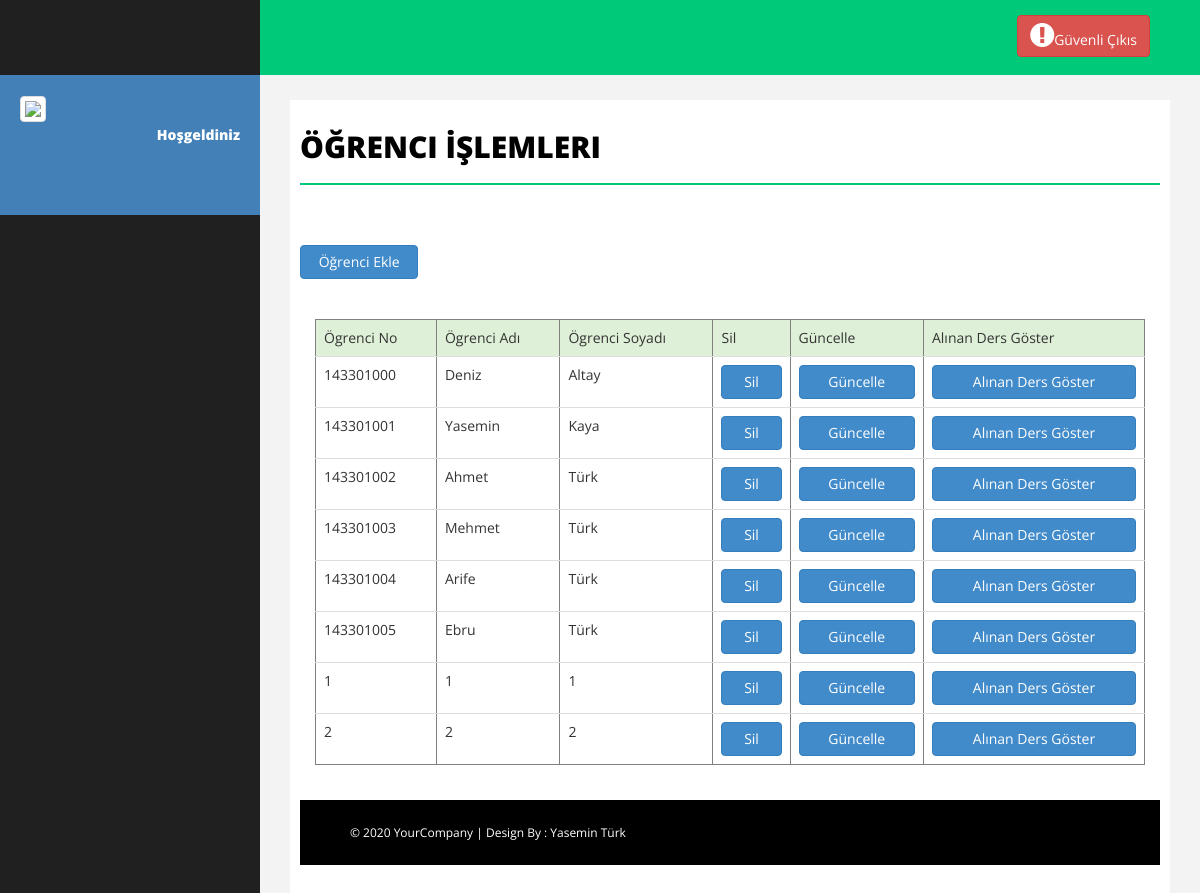
The app's page /ogrenci_islemleri.php with its own data.
### tables this page shows
CREATE TABLE IF NOT EXISTS `ogrenci` (
  `ogrenci_id` int(11) NOT NULL AUTO_INCREMENT,
  `bolum_id` int(11) NOT NULL,
  `ogrenci_no` int(11) NOT NULL,
  `ogrenci_ad` varchar(50) NOT NULL,
  `ogrenci_soyad` varchar(50) NOT NULL,
  `ogrenci_kadi` varchar(50) NOT NULL,
  `ogrenci_sifre` varchar(50) NOT NULL,
  `ogrenci_sinif` int(11) NOT NULL,
  PRIMARY KEY (`ogrenci_id`)
);

### ogrenci_islemleri.php (the view, shortened to what this page needs)
<?php
include 'baglan.php';
include 'header.php';
include 'sidebar.php';
?>
<div id="page-wrapper">
  <div id="page-inner">
    <div class="row">
      <div class="col-md-12">
        <h1 class="page-head-line">Öğrenci İşlemleri </h1> <br><br>
      </div>
      <div class="col-md-2">
        <a href="ogrenci_ekle.php"><button style="width: 100%" type="submit"  name="btn_ekle" class="btn btn-primary">Öğrenci Ekle</button></a><br><br>
     </div>
     <div class="col-md-12">
      <div class="panel-body">
        <div class="table-responsive">
          <table class="table table-hover" border="1" align="center" width="80%">
            <thead>
              <tr class="success">
                  <td>Ögrenci No</td>
                  <td>Ögrenci Adı</td>
                  <td>Ögrenci Soyadı</td>
                <td>Sil</td>
                <td>Güncelle</td>
                <td>Alınan Ders Göster</td>
              </tr>
            </thead>
            <?php
            $ogrencisorgu=mysqli_query($baglan,"SELECT * from ogrenci ");
            while($ogrencicek=mysqli_fetch_array($ogrencisorgu))
            {
              echo '<tr>';
              echo '<td>'.$ogrencicek['ogrenci_no'].'</td>';
              echo '<td>'.$ogrencicek['ogrenci_ad'].'</td>';
              echo '<td>'.$ogrencicek['ogrenci_soyad'].'</td>';
              ?>
              <td><a href="ogrenci_islemleri.php?ogrenci_id=<?php echo $ogrencicek['ogrenci_id'] ?> & ogrsil=ok"><button style="width: 100%" type="submit"  name="btn_sil" class="btn btn-primary">Sil</button></a></td>
              <td><a href="ogrenci_guncelle.php?ogrenci_id=<?php echo $ogrencicek['ogrenci_id'] ?>"><button style="width: 100%" type="submit"  name="btn_guncelle" class="btn btn-primary">Güncelle</button></a></td>
              <td><a href="ders_goruntule.php?ogrenci_id=<?php echo $ogrencicek['ogrenci_id'] ?>"><button style="width: 100%" type="submit"  name="btn_ders_goster" class="btn btn-primary">Alınan Ders Göster</button></a></td>
              <?php
              echo '</tr>';
            }
            ?>
          </table>
        </div>
</div>
</div>
</div>
<?php include 'footer.php'; ?>

### assets/css/basic.css (style rules this page uses)
body { font-family: 'Open Sans', sans-serif; line-height:25px; }
#page-wrapper { padding: 15px 15px; min-height: 600px; background: #F3F3F3; }
#page-inner { width: 100%; margin: 10px 20px 10px 0px; background-color: #fff!important; padding: 10px; min-height: 1200px; }
.page-head-line { font-size: 30px; text-transform: uppercase; color: #000; font-weight: 800; padding-bottom: 20px; border-bottom: 2px solid #00CA79; margin-bottom: 10px; }
@media (min-width:768px) { #page-wrapper { margin: 0 0 0 260px; padding: 15px 30px; min-height: 1200px; } }

### records on screen
ogrenci: ogrenci_no "143301000", ogrenci_ad "Deniz", ogrenci_soyad "Altay"
ogrenci: ogrenci_no "143301001", ogrenci_ad "Yasemin", ogrenci_soyad "Kaya"
ogrenci: ogrenci_no "143301002", ogrenci_ad "Ahmet", ogrenci_soyad "Türk"
ogrenci: ogrenci_no "143301003", ogrenci_ad "Mehmet", ogrenci_soyad "Türk"
ogrenci: ogrenci_no "143301004", ogrenci_ad "Arife", ogrenci_soyad "Türk"
ogrenci: ogrenci_no "143301005", ogrenci_ad "Ebru", ogrenci_soyad "Türk"
ogrenci: ogrenci_no "1", ogrenci_ad "1", ogrenci_soyad "1"
ogrenci: ogrenci_no "2", ogrenci_ad "2", ogrenci_soyad "2"
